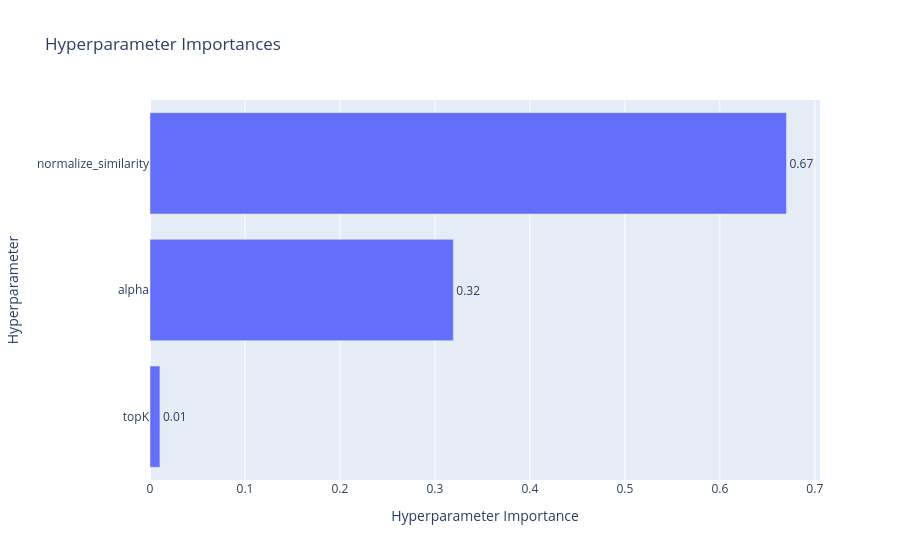

Here is the notebook cell this chart was saved with:
### Code cell
optuna.visualization.plot_param_importances(optuna_study)

### Figure 1 — Plotly figure (JSON) as saved in the notebook; plotly's stock layout.template omitted (floating-point values rounded to 4 significant figures)
{"data": [{"cliponaxis": false, "hovertemplate": ["topK (IntDistribution): 0.010441839193237759<extra></extra>", "alpha (FloatDistribution): 0.3193662477273728<extra></extra>", "normalize_similarity (CategoricalDistribution): 0.6701919130793894<extra></extra>"], "name": "Objective Value", "orientation": "h", "text": ["0.01", "0.32", "0.67"], "textposition": "outside", "type": "bar", "x": [0.01044, 0.3194, 0.6702], "y": ["topK", "alpha", "normalize_similarity"]}], "layout": {"title": {"text": "Hyperparameter Importances"}, "xaxis": {"title": {"text": "Hyperparameter Importance"}}, "yaxis": {"title": {"text": "Hyperparameter"}}}}
